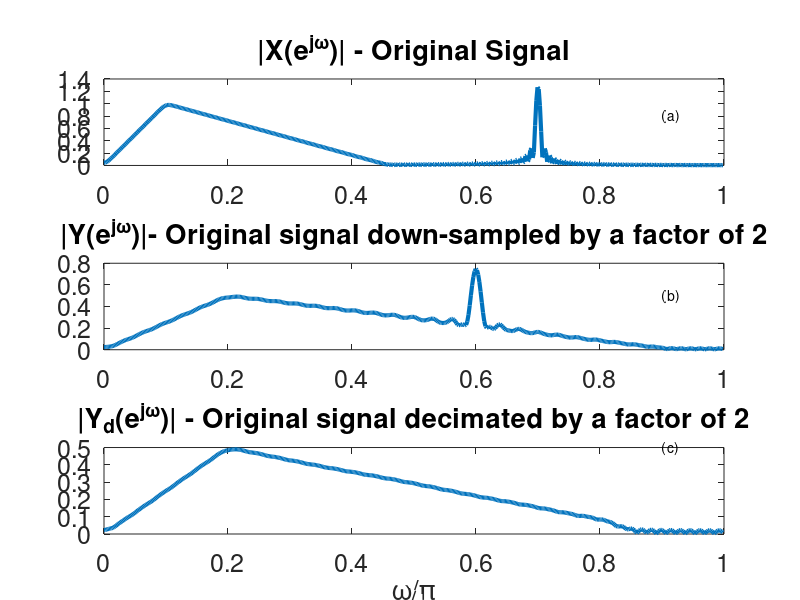
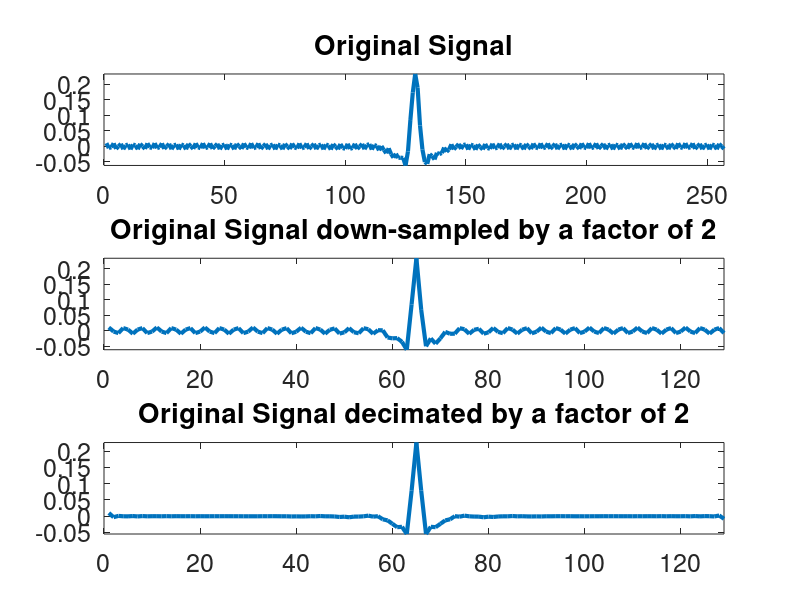

Source code (MATLAB) for these figures, in order:
% Program demo_2_3
% Spectrum of decimated signal
clear all, close all
% Input signal 'x'
F =[0,0.1,0.46,1]; A = [0,1,0,0]; % Setting the input parameters for fir2
x1 = fir2(256,F,A); x2 = 0.01*cos(2*pi*0.35*(0:256)); % Generating the signal components
x = x1 + x2; % Original signal
X = fft(x,1024); % Computing the spectrum of the original signal
f = 0:1/512:(512-1)/512; % Normalized frequencies
figure (1)
subplot(3,1,1), plot(f,abs(X(1:512)),'LineWidth',3)
title('|X(e^j^\omega)| - Original Signal'), text(0.9,0.8,'(a)'), set(gca,'FontSize',18)
% Down-sampled signal
M = 2; % Down-sampling factor
y = downsample(x,2); % Down-sampling
Y = fft(y,1024); % Computing the spectrum of the down-sampled signal
subplot(3,1,2), plot(f,abs(Y(1:512)), 'LineWidth',3)
title('|Y(e^j^\omega)|- Original signal down-sampled by a factor of 2'), text(0.9,0.5,'(b)'), set(gca,'FontSize',18)
% Decimated signal
yd = decimate(x,M); % Decimated signal
Yd = fft(yd,1024); % Computing the spectrum of the decimated signal
subplot(3,1,3), plot(f,abs(Yd(1:512)), 'LineWidth',3)
xlabel('\omega/\pi'),title('|Y_d(e^j^\omega)| - Original signal decimated by a factor of 2'), text(0.9,0.5,'(c)'), set(gca,'FontSize',18)


figure,
subplot(3,1,1),plot(x,'LineWidth',3), title('Original Signal'), axis([0 length(x) min(x) max(x)]);set(gca,'FontSize',18)
subplot(3,1,2),plot(y,'LineWidth',3), title('Original Signal down-sampled by a factor of 2'); axis([0 length(y) min(y) max(y)]);set(gca,'FontSize',18)
subplot(3,1,3),plot(yd,'LineWidth',3), title('Original Signal decimated by a factor of 2'); axis([0 length(yd) min(yd) max(yd)]);set(gca,'FontSize',18)